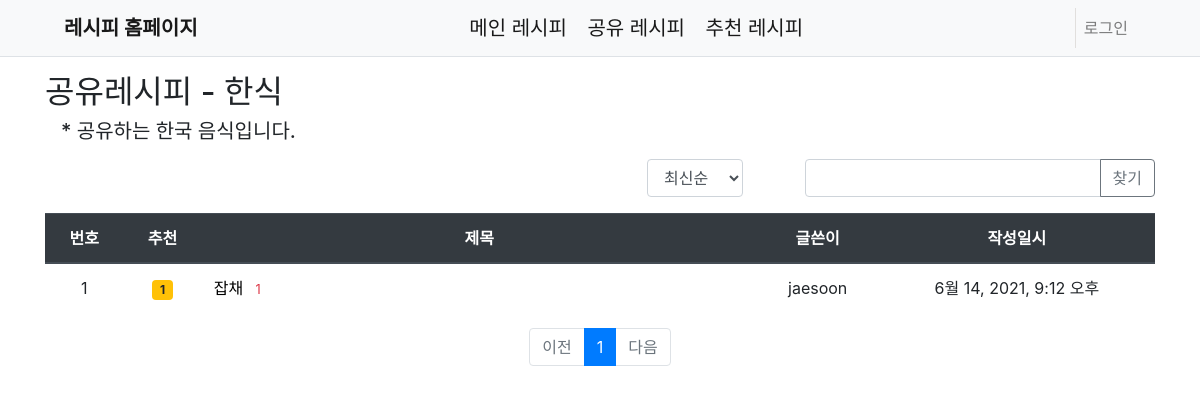
The page /share_recipe/korean/ on the database its author committed.
### share_recipe/models.py (models this page shows, shortened)
class share_recipe(models.Model):
    subject = models.CharField(max_length=200)
    menu = models.CharField(choices=menu_Choice, max_length = 10)
    material = models.TextField()
    how_Make = models.TextField()
    create_date = models.DateTimeField()
    author = models.ForeignKey(User, on_delete = models.CASCADE, related_name = 'author_recipe')
    modify_date = models.DateTimeField(null=True, blank=True)
    voter = models.ManyToManyField(User, related_name = 'voter_recipe')

### share_recipe/views/recipe_list_views.py (the view, shortened to what this page needs)
# urls.py: path('korean/', recipe_list_views.korean, name = 'korean'),
def korean(request):
    page = request.GET.get('page', '1')
    kw = request.GET.get('kw', '')
    so = request.GET.get('so', 'recent')  # 정렬기준
    if so == 'recommend':
        korean_share_recipe = share_recipe.objects.annotate(num_voter=Count('voter')).filter(menu__contains='한식').order_by('-num_voter', '-create_date')
    elif so == 'popular':
        korean_share_recipe = share_recipe.objects.annotate(num_answer=Count('answer')).filter(menu__contains='한식').order_by('-num_answer', '-create_date')
    else:  # recent
        korean_share_recipe = share_recipe.objects.filter(menu__contains='한식')
    paginator = Paginator(korean_share_recipe, 5)
    page_obj = paginator.get_page(page)
    context = {'recipe_list': page_obj, 'page': page, 'kw': kw, 'so' : so}
    return render(request, 'share/korean_recipe_list.html', context)

### share_recipe/templatetags/share_filter.py (called while the page is built)
@register.filter
def sub(value, arg):
    return value-arg

### templates/share/korean_recipe_list.html (shortened to what this page needs)
{% extends 'base.html' %}
{% load share_filter %}
{% block content %}
<div class="container my-3">
    <h2 class="banner">공유레시피 - 한식<br></h2>
    <h3 class="sub" style="font-size:20px;"> * 공유하는 한국 음식입니다.</h3>
    <div class="row justify-content-end my-3">
        <div class="col-2">
            <select class="form-control so">
                <option value="recent" {% if so == 'recent' %}selected{% endif %}>최신순</option>
            </select>
        </div>
        <div class="col-4 input-group">
            <input type="text" class="form-control kw" value="{{ kw|default_if_none:'' }}">
            <div class="input-group-append">
                <button class="btn btn-outline-secondary" type="button" id="btn_search">찾기</button>
            </div>
        </div>
    </div>
    <table class="table">
        <thead>
        <tr class="text-center thead-dark">
            <th>번호</th>
            <th>추천</th>
            <th style = "width:50%">제목</th>
            <th>글쓴이</th>
            <th>작성일시</th>
        </tr>
        </thead>
        <tbody>
        {% if recipe_list %}
        {% for recipe in recipe_list %}
        <tr class = "text-center">
            <td>{{ recipe_list.paginator.count|sub:recipe_list.start_index|sub:forloop.counter0|add:1 }}</td>
            <td>
            {% if recipe.voter.all.count > 0 %}
            <span class="badge badge-warning px-2 py-1">{{ recipe.voter.all.count }}</span>
            {% endif %}
            </td>
            <td class = "text-left">
                <a href="{% url 'share:recipe_detail' recipe.id %}">
                    {{ recipe.subject }}
                    {% if recipe.answer_set.count > 0 %}
                    <span class = "text-danger small ml-2">
                        {{ recipe.answer_set.count }}
                    </span>
                    {% endif %}
                </a>
            </td>
            <td>{{ recipe.author.username }}</td>
            <td>{{ recipe.create_date }}</td>
        </tr>
        {% endfor %}
        {% else %}
        <tr>
            <td colspan="3">레시피가 없습니다.</td>
        </tr>
        {% endif %}
        </tbody>
    </table>
    <ul class="pagination justify-content-center">
        {% if recipe_list.has_previous %}
        <li class="page-item">
            <a class="page-link" data-page="{{ recipe_list.previous_page_number }}" href="#">이전</a>
        </li>
        {% else %}
        <li class="page-item disabled">
            <a class="page-link" tabindex="-1" aria-disabled="true" href="#">이전</a>
        </li>
        {% endif %}
        {% for page_number in recipe_list.paginator.page_range %}
        {% if page_number >= recipe_list.number|add:-5 and page_number <= recipe_list.number|add:5 %}
            {% if page_number == recipe_list.number %}
            <li class="page-item active" aria-current="page">
                <a class="page-link" data-page="{{ page_number }}" href="#">{{ page_number }}</a>
            </li>
            {% else %}
            <li class="page-item">
                <a class="page-link" data-page="{{ page_number }}" href="#">{{ page_number }}</a>
            </li>
            {% endif %}
        {% endif %}
        {% endfor %}
        {% if recipe_list.has_next %}
        <li class="page-item">
            <a class="page-link" data-page="{{ recipe_list.next_page_number }}" href="#">다음</a>
        </li>
        {% else %}
        <li class="page-item disabled">
            <a class="page-link" tabindex="-1" aria-disabled="true" href="#">다음</a>
        </li>
        {% endif %}
    </ul>
</div>
{% endblock %}

### static/style.css (style rules this page uses)
.banner { margin-bottom:0.5rem; }
.sub { border: none; margin-left:1rem; }

### rows shown on the page
share_recipe: paginator.count|sub "1", voter.all.count "1", subject "잡채", answer_set.count "1", author.username "jaesoon", create_date "6월 14, 2021, 9:12 오후"

### other values the page prints
{{ page_number }} "1"
